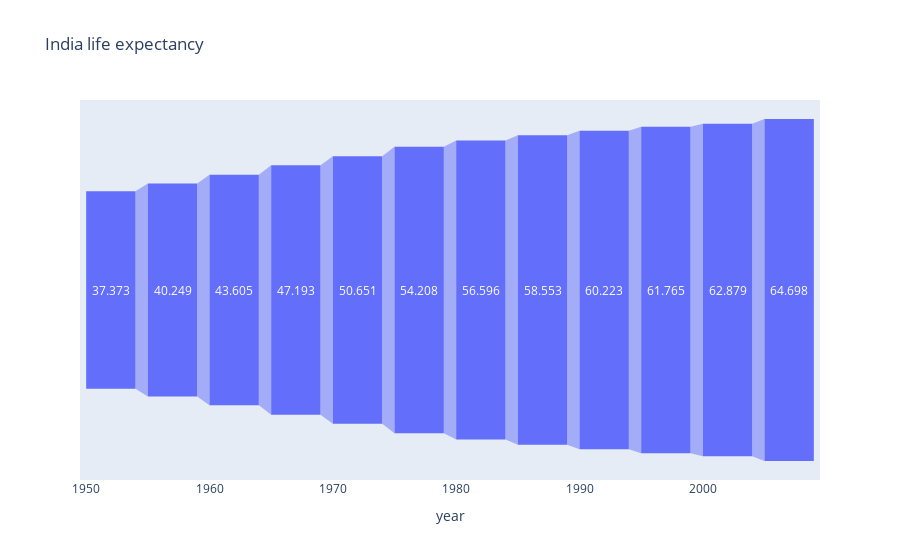

Notebook code cell kept with this figure:
### Code cell
px.funnel(dfc,'year','lifeExp', title= 'India life expectancy')

### Figure 1 — Plotly figure (JSON) as saved in the notebook; plotly's stock layout.template omitted (floating-point values rounded to 4 significant figures)
{"data": [{"hovertemplate": "year=%{x}<br>lifeExp=%{y}<extra></extra>", "legendgroup": "", "marker": {"color": "#636efa"}, "name": "", "orientation": "v", "showlegend": false, "type": "funnel", "x": [1952, 1957, 1962, 1967, 1972, 1977, 1982, 1987, 1992, 1997, 2002, 2007], "xaxis": "x", "y": [37.37, 40.25, 43.6, 47.19, 50.65, 54.21, 56.6, 58.55, 60.22, 61.77, 62.88, 64.7], "yaxis": "y"}], "layout": {"legend": {"tracegroupgap": 0}, "title": {"text": "India life expectancy"}, "xaxis": {"anchor": "y", "domain": [0, 1], "title": {"text": "year"}}, "yaxis": {"anchor": "x", "domain": [0, 1], "title": {"text": "lifeExp"}}}}
